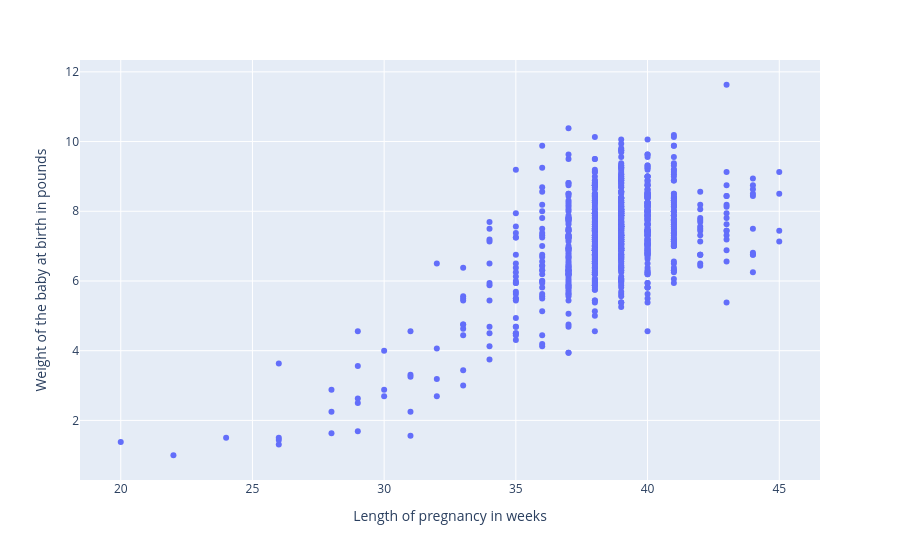

Write notebook code for a chart like this one.
### Markdown cell above
**Scatter plot**

### Code cell
fig = px.scatter(
    df,
    x = "weeks",
    y = "weight",
    labels = {"weeks":"Length of pregnancy in weeks","weight":"Weight of the baby at birth in pounds"}
)
fig.show()

### Figure 1 — Plotly figure (JSON) as saved in the notebook; plotly's stock layout.template omitted (floating-point values rounded to 4 significant figures; data arrays with more than 128 entries replaced by an {"elided": "..."} marker saying what was removed)
{"data": [{"hovertemplate": "Length of pregnancy in weeks=%{x}<br>Weight of the baby at birth in pounds=%{y}<extra></extra>", "legendgroup": "", "marker": {"color": "#636efa", "symbol": "circle"}, "mode": "markers", "name": "", "orientation": "v", "showlegend": false, "type": "scatter", "x": {"elided": "800 float values"}, "xaxis": "x", "y": {"elided": "800 float values"}, "yaxis": "y"}], "layout": {"autosize": true, "legend": {"tracegroupgap": 0}, "margin": {"t": 60}, "xaxis": {"anchor": "y", "autorange": true, "domain": [0, 1], "range": [18.51, 46.49], "title": {"text": "Length of pregnancy in weeks"}, "type": "linear"}, "yaxis": {"anchor": "x", "autorange": true, "domain": [0, 1], "range": [0.1769, 12.45], "title": {"text": "Weight of the baby at birth in pounds"}, "type": "linear"}}}
